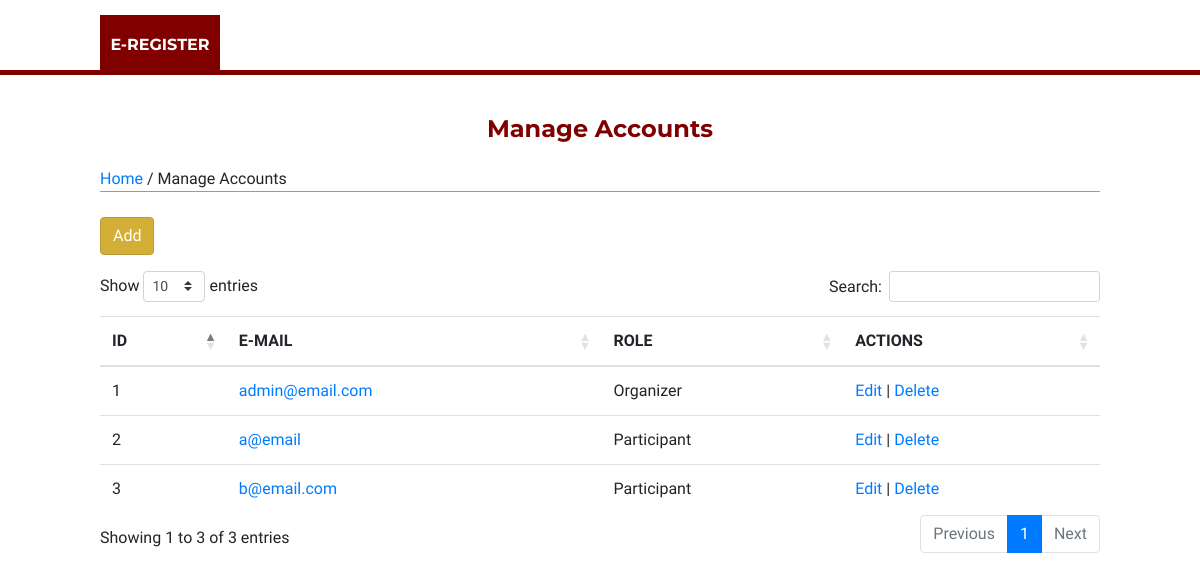
The page /accounts/manage/ on the database as committed earlier.
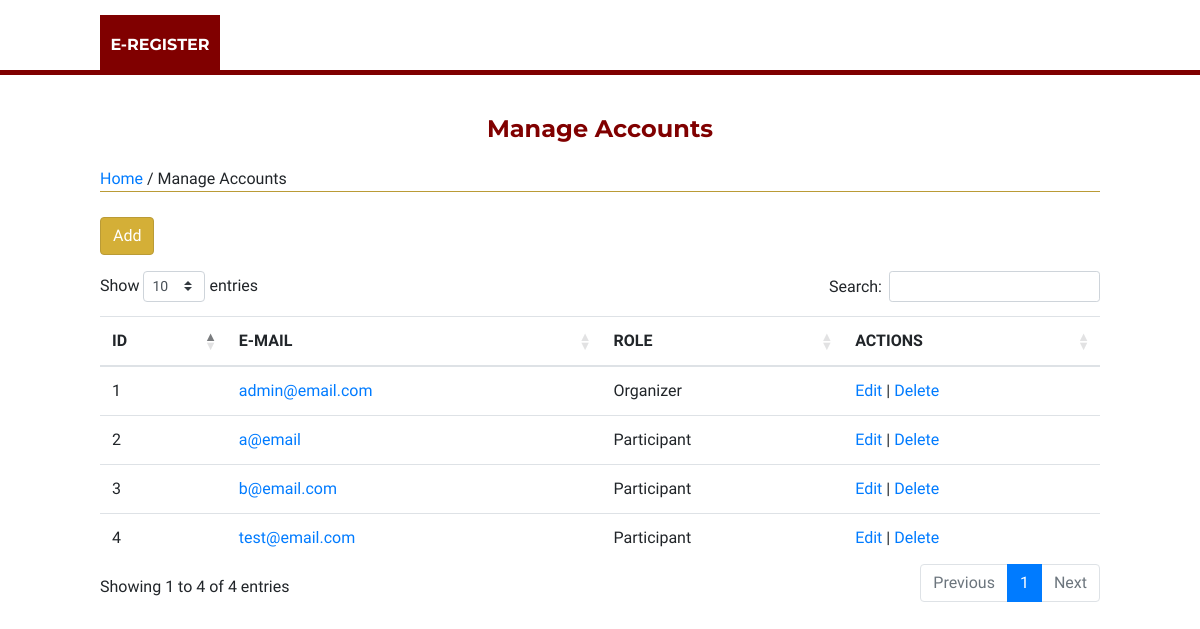
The same page on the database as committed later.
### accounts/models.py (models this page shows, shortened)
class User(AbstractBaseUser, PermissionsMixin):
    first_name = models.CharField(max_length=50)
    middle_name = models.CharField(max_length=50)
    last_name = models.CharField(max_length=50)
    email = models.EmailField(max_length=30, unique=True)
    contact_no = models.CharField(max_length=20, blank=True)
    role = models.ForeignKey(UserRole, on_delete=models.CASCADE, null=True, default=None, blank=True)
    qr_code = models.ImageField(upload_to='qr_code', null=True)
    qr_id = models.CharField(max_length=50)
    is_admin = models.BooleanField(default=False)
    is_staff = models.BooleanField(default=False)
    is_superuser = models.BooleanField(default=False)
    objects = UserManager()
    USERNAME_FIELD = 'email'
    REQUIRED_FIELDS = []

class UserRole(models.Model):
    name = models.CharField(max_length=100)
    date_created = models.DateTimeField(auto_now_add=True)
    def __str__(self):
        return self.name

### accounts/views.py (the view, shortened to what this page needs)
# urls.py: path('manage/', views.ManageAccounts.as_view(), name='accounts-manage'),
class ManageAccounts(View):
    name = 'accounts/manage.html'
    def get(self, request):
        users = User.objects.all()
        user_roles = UserRole.objects.all()
        context = {
            'users': users,
            'user_roles': user_roles,
        }
        return render(request, self.name, context)

### accounts/templates/accounts/manage.html (shortened to what this page needs)
{% extends 'events/base.html' %}
{% block content %}
<div class="wrapper">
    <h4 class="page-title">Manage Accounts</h4>
    <div class="breadcrumbs"> {% if user.role.pk == 1 %}<a href="{% url 'accounts-dashboard' %}">{% else %}<a href="{% url 'events-home' %}">{% endif %}Home</a> / Manage Accounts</div>
<div>
    <button type="button" class="btn btn-primary" data-toggle="modal" data-target="#add-modal">Add</button>
</div>
<table id="tbl-accounts" class="table stripe">
    <thead>
        <tr>
            <th>ID</th>
            <th>E-MAIL</th>
            <th>ROLE</th>
            <th>ACTIONS</th>
        </tr>
    </thead>
    <tbody>
        {% for user in users %}
        <tr>
            <td>{{ user.pk }}</td>
            <td><a href="{% url 'accounts-other-profile' user.pk %}">{{ user.email }}</a></td>
            <td>{{ user.role }}</td>
            <td><a href="#">Edit</a> | <a href="#" onclick="deleteUser({{ user.pk }});">Delete</a></td>
        </tr>
        {% endfor %}
    </tbody>
</table>
</div>
{% endblock %}

Rows that differ between the two databases and show on the page:
added User: pk "4", email "test@email.com", role "Participant"
Other text that changed with them:
text written by a page script: "Show entries Search: Showing 1 to 3 of 3 entries Previous 1 Next" → "Show entries Search: Showing 1 to 4 of 4 entries Previous 1 Next"
